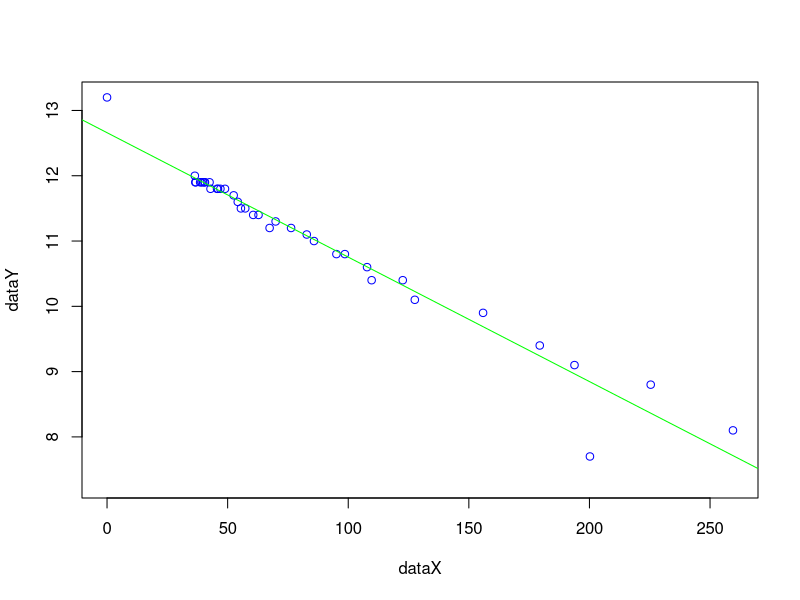
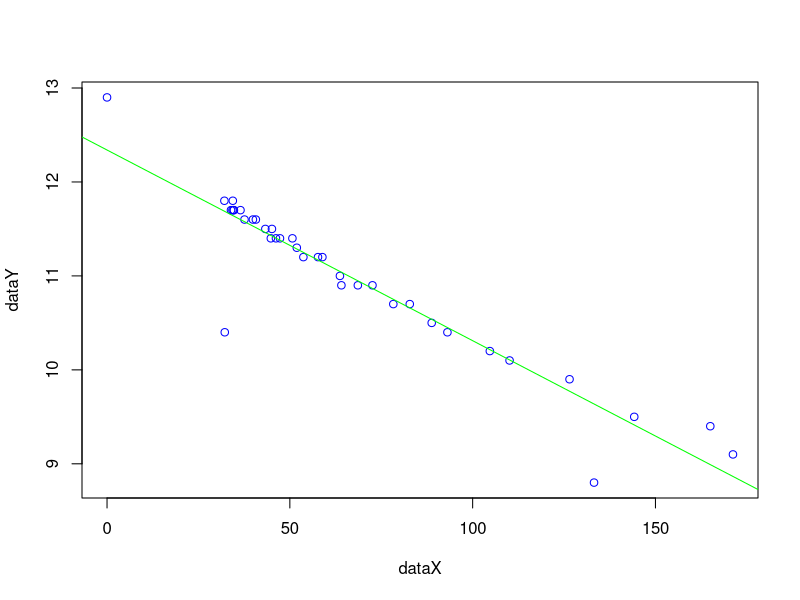
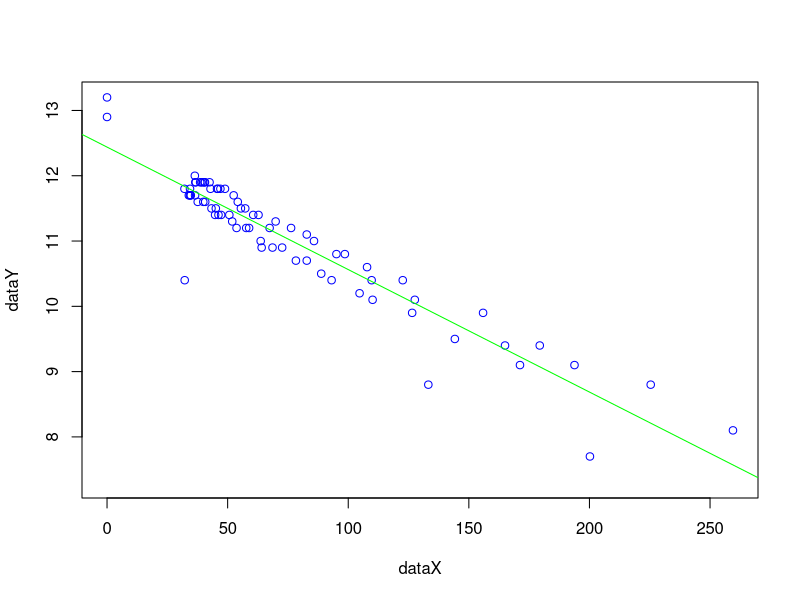

R code for these plots, in order: (Note: a time limit stopped this script after it produced the figures.)
#!/usr/bin/env Rscript

linearModel <- function(dataX, dataY) {
    lsrl = lm(dataY ~ dataX)

    x11()
    plot(dataX, dataY, col = "blue")
    abline(lsrl, col = "green")

    # Residuals Plot
    #x11()
    #plot(dataX, lsrl$residuals)

    #cat("Pearson's R:", cor(dataX, dataY))
    #print(lsrl)
    #cat("SSR:", sum(resid(lsrl) ^ 2))
    #cat("\n========================\n")

    return(lsrl)
}

# Load CIM Data
data4cim = read.csv("data/4cim.csv", header = TRUE)
data6cim = read.csv("data/4minicim.csv", header = TRUE)

dataAamps = data4cim$TOTAL.AMP
dataAvolts = data4cim$VOLT
dataBamps = data6cim$TOTAL.AMP
dataBvolts = data6cim$VOLT

# Only keep every 5th element
dataAamps = dataAamps[seq(1, length(dataAamps), 5)]
dataAvolts = dataAvolts[seq(1, length(dataAvolts), 5)]
dataBamps = dataBamps[seq(1, length(dataBamps), 5)]
dataBvolts = dataBvolts[seq(1, length(dataBvolts), 5)]

# Find combined data set
dataCombinedVolts = c(dataAvolts, dataBvolts)
dataCombinedAmps  = c(dataAamps, dataBamps)

# Find linear models
lm4cim = linearModel(dataAamps, dataAvolts)
lm6cim = linearModel(dataBamps, dataBvolts)
lmCombined = linearModel(dataCombinedAmps, dataCombinedVolts)

# Find SSRs
ssr4cim = sum(resid(lm4cim) ^ 2)
ssr6cim = sum(resid(lm6cim) ^ 2)
ssrCombo = sum(resid(lmCombined) ^ 2)

# Do Chow Test to find F statistic
k = 3
n4cim = length(dataAvolts)
n6cim = length(dataBvolts)
df = n4cim + n6cim - (2 * k)

fstat = ((ssrCombo - (ssr4cim + ssr6cim)) / k) / ((ssr4cim + ssr6cim) / (df))
pval = pf(fstat, k, df)

cat("SSR 4CIM:", ssr4cim, "\n")
cat("SSR 6CIM:", ssr6cim, "\n")
cat("SSR Combo:", ssrCombo, "\n")
cat("k:", k, "\n")
cat("df:", df, "\n")
cat("F:", fstat, "\n")
cat("P-Value:", pval, "\n")

Sys.sleep(1000)
#readline(prompt="Press [enter] to quit")
